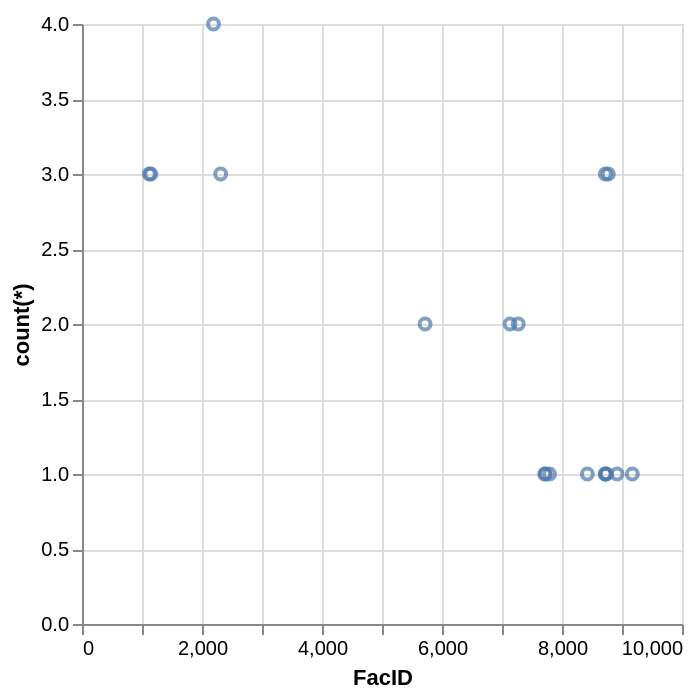

Specify this chart in Vega-Lite:
### Vega-Lite specification from a JSON file in a GitHub repository (floating-point values rounded to 4 significant figures)
{"data": {"values": [{"x_data": 1121, "y_data": 3}, {"x_data": 1148, "y_data": 3}, {"x_data": 2192, "y_data": 4}, {"x_data": 2311, "y_data": 3}, {"x_data": 5718, "y_data": 2}, {"x_data": 7134, "y_data": 2}, {"x_data": 7271, "y_data": 2}, {"x_data": 7712, "y_data": 1}, {"x_data": 7723, "y_data": 1}, {"x_data": 7792, "y_data": 1}, {"x_data": 8423, "y_data": 1}, {"x_data": 8721, "y_data": 1}, {"x_data": 8722, "y_data": 3}, {"x_data": 8723, "y_data": 1}, {"x_data": 8741, "y_data": 1}, {"x_data": 8772, "y_data": 3}, {"x_data": 8918, "y_data": 1}, {"x_data": 9172, "y_data": 1}]}, "mark": "point", "encoding": {"x": {"field": "x_data", "type": "quantitative", "title": "FacID"}, "y": {"field": "y_data", "type": "quantitative", "title": "count(*)"}}}
